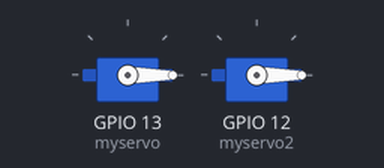
A sketch run on a simulated ESP32. Parts: 2 × servo.

Above: at 0.05 s.
Timing chart, 0 to 4.6 s (numbered marks = the images above):
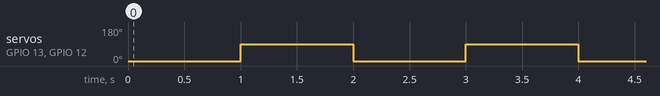

The sketch:

Multiple.ino
```cpp
// (licence header left out)
#include <ESP32Servo.h>

Servo myservo, myservo2;

void setup() {
  // put your setup code here, to run once:
  myservo.attach(13);
  myservo2.attach(12);
}

void loop() {
  // put your main code here, to run repeatedly:
  myservo.write(0);
  myservo2.write(0);
  delay(1000);
  myservo.write(90);
  myservo2.write(90);
  delay(1000);
}
```

Measured:
- by itself, servo on GPIO 13 (myservo), servo on GPIO 12 (myservo2): alternates 90° for 1.0 s and 0° for 1.0 s
